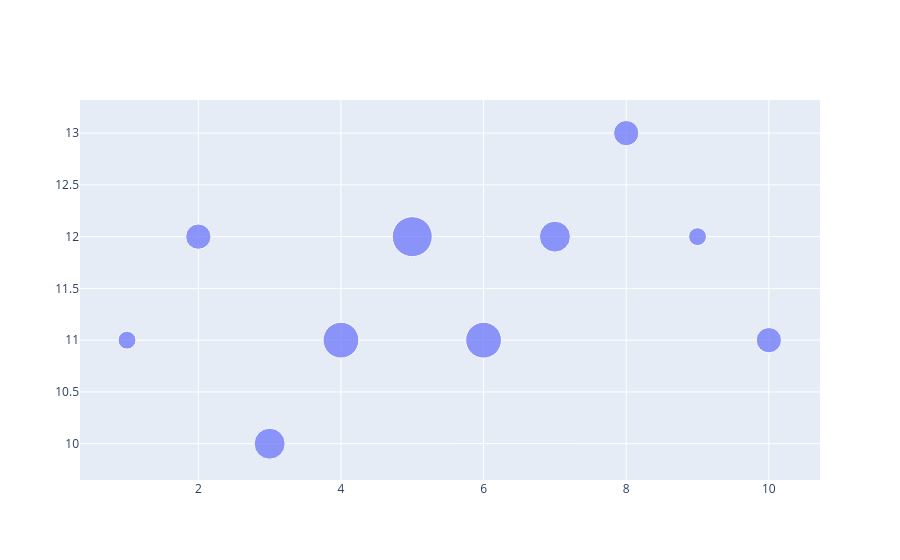

Write notebook code for a chart like this one.
### Markdown cell above
### BURBUJA

### Code cell
#simple
import plotly.graph_objects as go

size = [20, 40, 60, 80, 100, 80, 60, 40, 20, 40]
fig = go.Figure(data=[go.Scatter(
    x=[1, 2, 3, 4, 5, 6, 7, 8, 9, 10],
    y=[11, 12, 10, 11, 12, 11, 12, 13, 12, 11],
    mode='markers',
    marker=dict(
        size=size,
        sizemode='area',
        sizeref=2.*max(size)/(40.**2),
        sizemin=4
    )
)])

fig.show()

### Figure 1 — Plotly figure (JSON) as saved in the notebook; plotly's stock layout.template omitted (floating-point values rounded to 4 significant figures)
{"data": [{"marker": {"size": [20, 40, 60, 80, 100, 80, 60, 40, 20, 40], "sizemin": 4, "sizemode": "area", "sizeref": 0.125}, "mode": "markers", "type": "scatter", "x": [1, 2, 3, 4, 5, 6, 7, 8, 9, 10], "y": [11, 12, 10, 11, 12, 11, 12, 13, 12, 11]}], "layout": {}}
